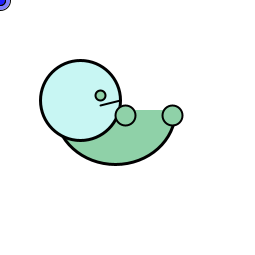
Frame 1 (no input)
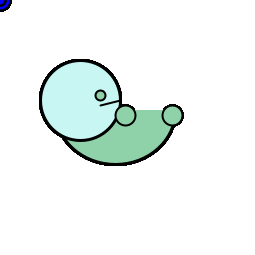
Frame 60 (the mouse pressed at the canvas centre just before this capture)
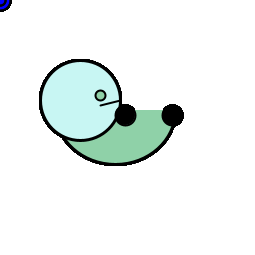
Frame 120 (the mouse held since frame 60 and released just before this capture)

The Processing sketch that drew these frames (run headless with seeded random() and noise(); from frame 60 on, the mouse is pressed at the canvas centre):

// Processing sketch: processing_23505
// ── processing_23505.pde

int arcX = 115;
int arcY = 110;
int ellipseY = 115;

void setup(){
  size(255,255);
  background(255);
  }
  
  void draw() {
//ball//
  smooth ();
  stroke(0,0,0);
  fill(mouseX,mouseY,255,127);
  ellipse(mouseX,mouseY,20,20);
  
  //ball2
  smooth ();
  stroke(0,0,0);
  fill(mouseX,mouseY,255,127);
  ellipse(mouseX,mouseY,10,10);

  //ball3
  smooth ();
  stroke(0,0,0);
  fill(mouseX,mouseY,255,127);
  ellipse(mouseX,mouseY,10,10);

  //body//
 strokeWeight(3);
 fill(143,209,168,255);
 arc(arcX, arcY, 120, 108, 0, PI/2);
 arc(arcX, arcY, 120, 108, PI/2, PI);
 
 //head//
  smooth();
  strokeWeight(3);
  fill(200,246,243,255);
  ellipse(80,100,80,80);
  
  //eye
  smooth();
  strokeWeight(2);
  fill(143,209,168,255);
  ellipse(100,95,10,10);
  
  line(120,100,100,105);
  
  //hands//
  if (mousePressed) {
    fill(0);
  }else{
    fill(143,209,168,255);
  }
  strokeWeight(2);
  stroke(0,0,0);
  ellipse(125,ellipseY,20,20);
  
  strokeWeight(2);
  stroke(0,0,0);
  ellipse(172,ellipseY,20,20);
  }
  
